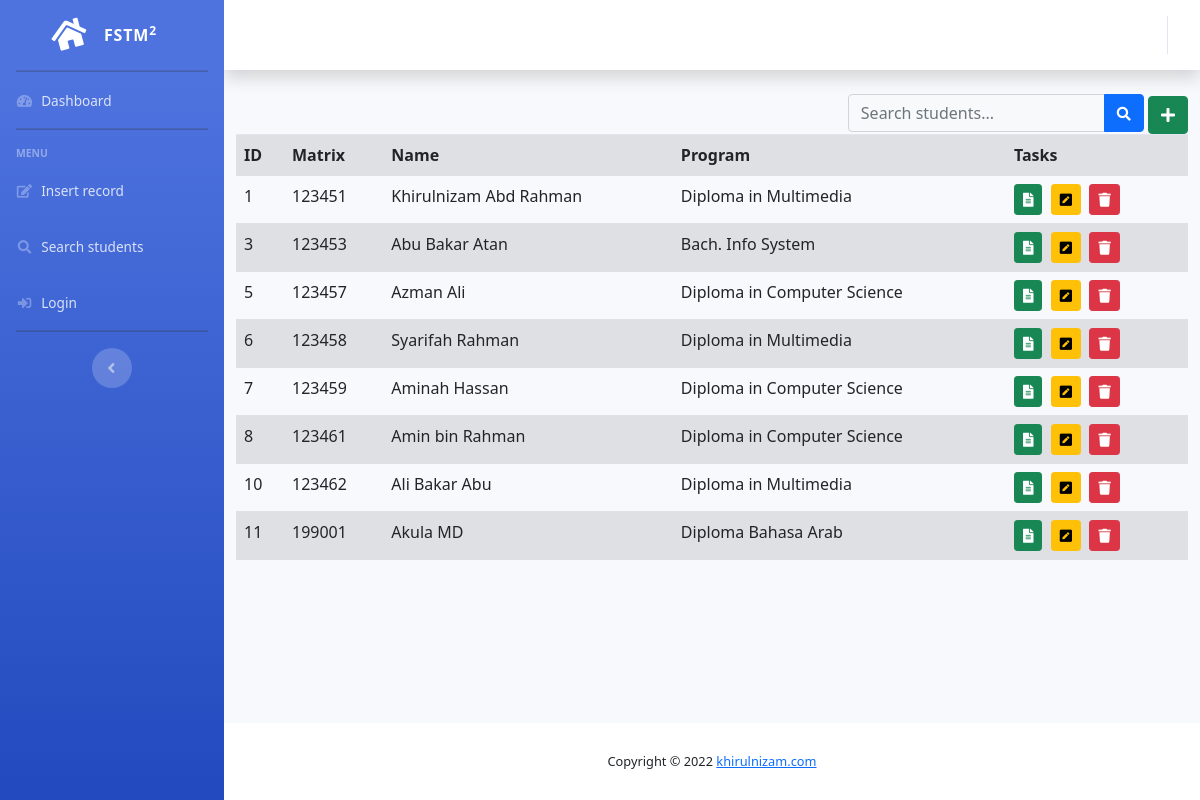
Page /search-admin.php on the committed database.
### tables this page shows
CREATE TABLE IF NOT EXISTS `students` (
  `id` int(11) unsigned NOT NULL AUTO_INCREMENT,
  `matrixno` varchar(10) NOT NULL,
  `name` varchar(50) DEFAULT NULL,
  `address` blob,
  `dob` date DEFAULT NULL,
  `programcode` varchar(6) DEFAULT NULL,
  `rshortcourses` varchar(255) DEFAULT NULL,
  `codefaculty` varchar(50) DEFAULT NULL,
  PRIMARY KEY (`matrixno`),
  KEY `id` (`id`)
);

CREATE TABLE IF NOT EXISTS `programs` (
  `id` int(11) NOT NULL AUTO_INCREMENT,
  `programcode` varchar(6) NOT NULL DEFAULT '0',
  `programname` varchar(50) NOT NULL DEFAULT '0',
  `codefaculty` varchar(50) DEFAULT NULL,
  PRIMARY KEY (`id`)
);

### search-admin.php (the view, shortened to what this page needs)
<?php
	include "include/header.template.php";
?>
<div class="float-right">
          <form class="d-none d-sm-inline-block form-inline mr-auto ml-md-3 my-2 my-md-0 mw-100 navbar-search"
          method="get" action="">
            <div class="input-group">
              <input type="text" name="keyword"
              class="form-control bg-light border-1 small" placeholder="Search students..." aria-label="Search" aria-describedby="basic-addon2">
              <div class="input-group-append">
                <button class="btn btn-primary" type="submit">
                  <i class="fas fa-search fa-sm"></i>
                </button>
              </div>
            </div>
          </form>
          <button href="forminsert.php" class="btn btn-success"
          	 title="Add new student">
          	<i class="fas fa-plus"></i>
          </button>
</div>
<?php
include "include/dbconnect.php";
if(isset($_GET['keyword'])){
	$keyword=$_GET['keyword'];
	$sql = "SELECT students.id, matrixno, name, address,
			students.programcode, programname
				FROM students
				INNER JOIN programs
				ON students.programcode = programs.programcode
				WHERE name LIKE '%$keyword%'
				ORDER BY matrixno ASC";
}
else{
	$sql = "SELECT students.id, matrixno, name, address,
		students.programcode, programname
		FROM students
		INNER JOIN programs
		ON students.programcode = programs.programcode
		ORDER BY matrixno ASC";
}
$result = mysqli_query($conn, $sql);
if (mysqli_num_rows($result) > 0) {
    ?>
	<table class="table table-striped">
		<tr>
			<th>ID</th>
			<th>Matrix</th>
			<th>Name</th>
			<th>Program</th>
			<th>Tasks</th>
		</tr>
	<?php
    while($row = mysqli_fetch_assoc($result)) {
    	$id=$row['id'];
    	echo "<tr>";
        echo "<td> $id </td>";
        echo "<td> ".$row['matrixno'] ."</td>";
        echo "<td> ".$row['name'] ."</td>";
        echo "<td> ".$row['programname'] ."</td>";
        echo "<td> ";
        echo "<a href='formshow.php?x=$id' ".
    			"class='btn btn-success btn-sm'>".
    			"<i class='fas fa-file-alt'></i>".
    			"</a> &nbsp;";
        echo "<a href='formupdate.php?x=$id' ".
    			"class='btn btn-warning btn-sm'>".
    			"<i class='fas fa-pen-square'></i>".
    			"</a> &nbsp;";
        echo "<button class='btn btn-danger btn-sm'".
        		"onclick='confirmdelete($id)'>".
    			"<i class='fas fa-trash'></i>".
    			"</button> &nbsp;";
        echo "</td></tr>\n";
    }
    ?>
	</table>
    <?php
}
else {
    echo "Search not found";
}
?>
<?php
	include "include/footer.template.php";
?>

### rows in the picture
students: id "1", matrixno "123451", name "Khirulnizam Abd Rahman", programs.programname "Diploma in Multimedia"
students: id "3", matrixno "123453", name "Abu Bakar Atan", programs.programname "Bach. Info System"
students: id "5", matrixno "123457", name "Azman Ali", programs.programname "Diploma in Computer Science"
students: id "6", matrixno "123458", name "Syarifah Rahman", programs.programname "Diploma in Multimedia"
students: id "7", matrixno "123459", name "Aminah Hassan", programs.programname "Diploma in Computer Science"
students: id "8", matrixno "123461", name "Amin bin Rahman", programs.programname "Diploma in Computer Science"
students: id "10", matrixno "123462", name "Ali Bakar Abu", programs.programname "Diploma in Multimedia"
students: id "11", matrixno "199001", name "Akula MD", programs.programname "Diploma Bahasa Arab"

### other values in the picture
date ("Y") "2022"
